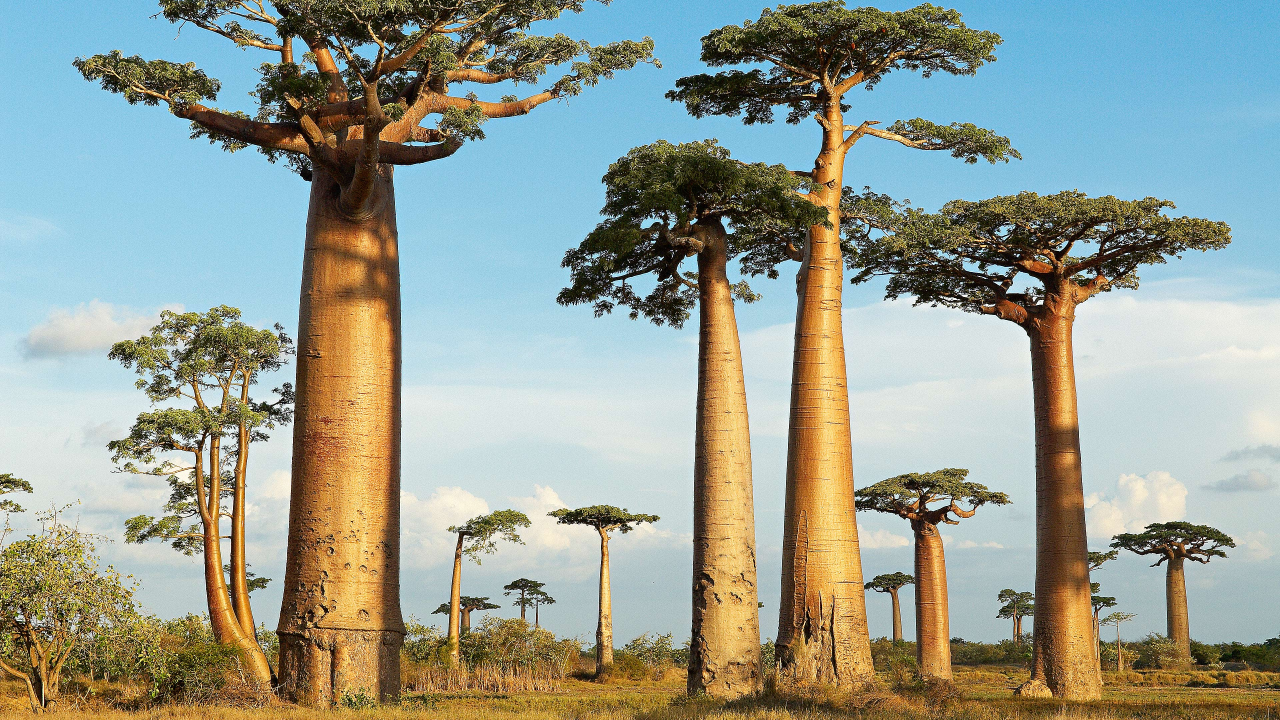
#> input picture openCV/tree.jpg, 3840 x 2160 px, found by its file name (shown at 1/3 size)
$ python edge_detector.py
#> lines starting #> are read from the running program, lines starting #| are printed output that depends on the picture; after the words box and inside, x2 and y2 are one past the last pixel; in counts of white or black regions, pixels touching at a corner belong together
import os
import cv2
import numpy as np

img = cv2.imread(os.path.join('.','openCV/tree.jpg'))
#> img is the input picture: shape (2160, 3840, 3); mean B, G, R 146.5, 158, 150.5
img_resize = cv2.resize(img,(500,500))
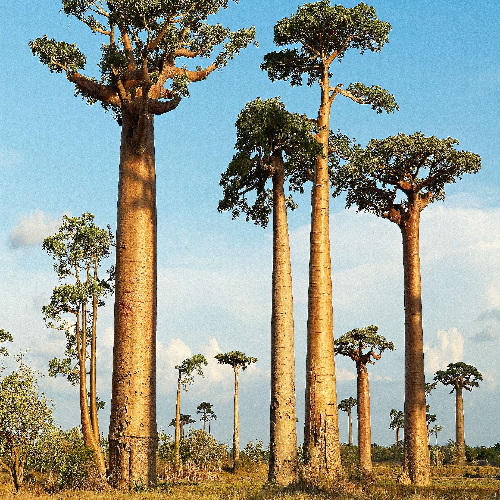
#> img_resize: shape (500, 500, 3); mean B, G, R 146.3, 157.8, 150.3

img_edge = cv2.Canny(img_resize,350,600)
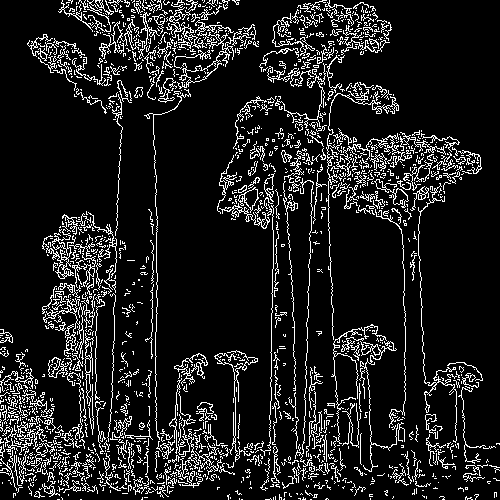
#> img_edge: shape (500, 500); 11.8% white in thin lines or dots

#dilate
img_edge_d = cv2.dilate(img_edge,np.ones((5,5),dtype=np.int8))
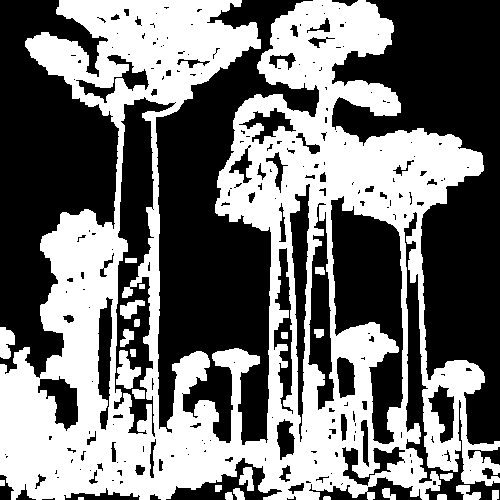
#> img_edge_d: shape (500, 500); 45.4% white; 25 white regions (1 under 20 px), largest, box (x1, y1, x2, y2) and area: (0, 0, 500, 500) 110573, (116, 350, 141, 389) 530, (0, 327, 15, 359) 364

#erode()
img_edge_e = cv2.erode(img_edge_d,np.ones((5,5),dtype=np.int8))
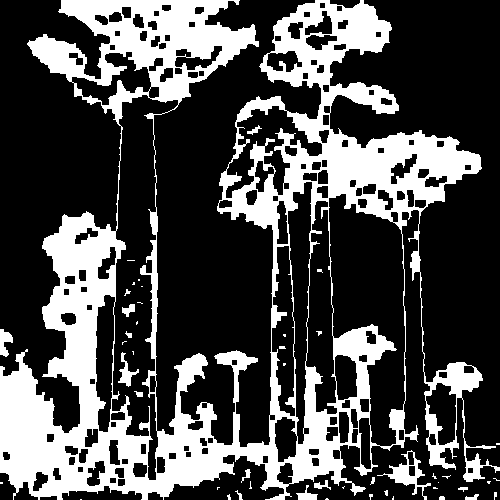
#> img_edge_e: shape (500, 500); 29.9% white; 48 white regions (31 under 20 px), largest, box (x1, y1, x2, y2) and area: (0, 0, 500, 500) 72771, (377, 450, 431, 500) 642, (118, 352, 139, 387) 242


cv2.imshow("Image",img_resize)
cv2.imshow("edge image",img_edge)
cv2.imshow("edge_d",img_edge_d)
cv2.imshow("edge_e",img_edge_e)
cv2.waitKey(0)

$ run again, with openCV/bear.jpg copied over openCV/tree.jpg
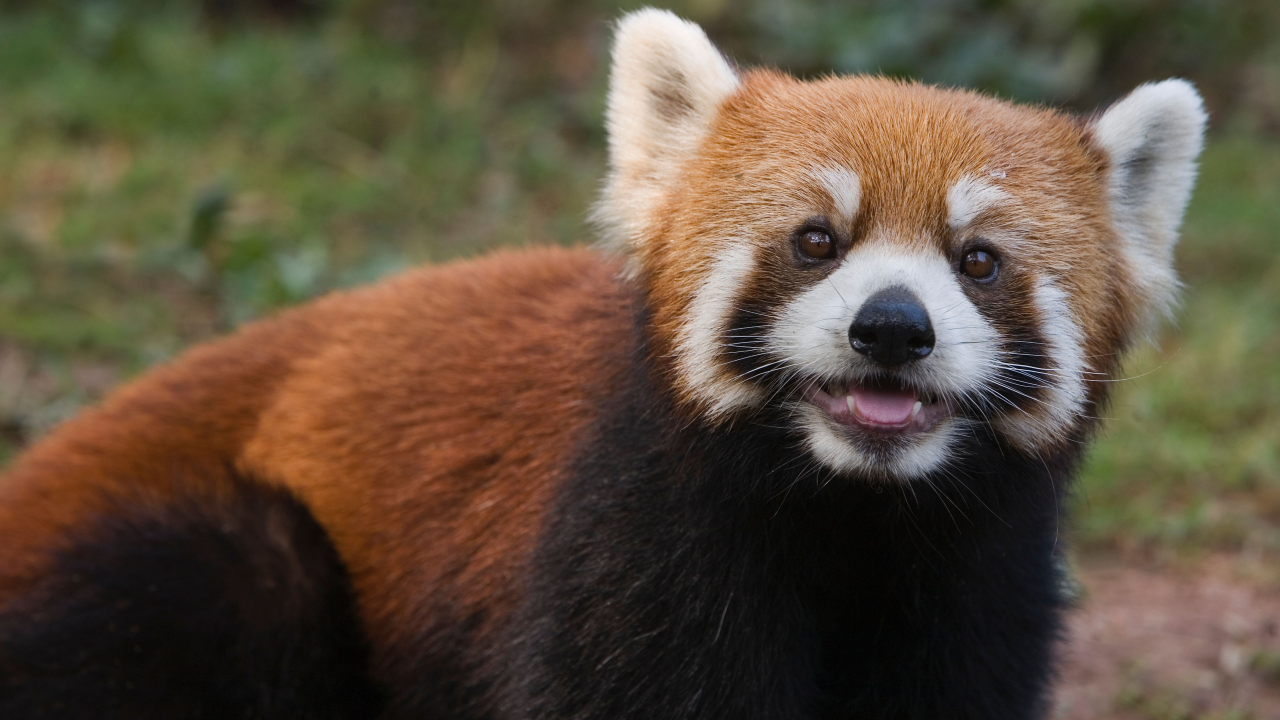
#> input picture openCV/bear.jpg, 3840 x 2160 px, found by its file name (shown at 1/3 size)
#> img is the input picture: shape (2160, 3840, 3); mean B, G, R 62.6, 80.2, 93.9
#> `img_edge = cv2.Canny(img_resize,350,600)`:
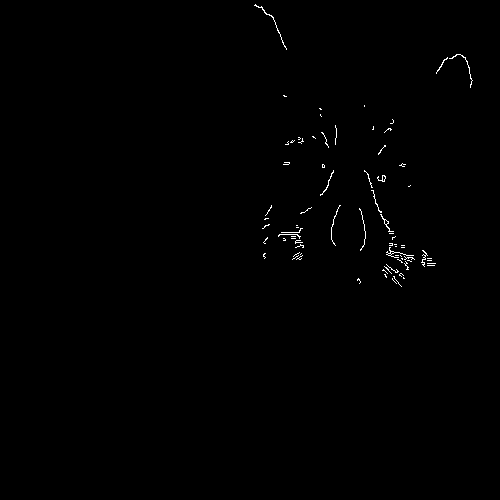
#> img_edge: shape (500, 500); 0.41% white in thin lines or dots, all inside (x1, y1, x2, y2) = (254, 4, 473, 287)
#> img_edge_d: shape (500, 500); 2.4% white; 28 white regions, largest, box (x1, y1, x2, y2) and area: (362, 168, 417, 289) 1557, (276, 223, 306, 262) 620, (434, 52, 475, 90) 470
#> `img_edge_e = cv2.erode(img_edge_d,np.ones((5,5),dtype=np.int8))`:
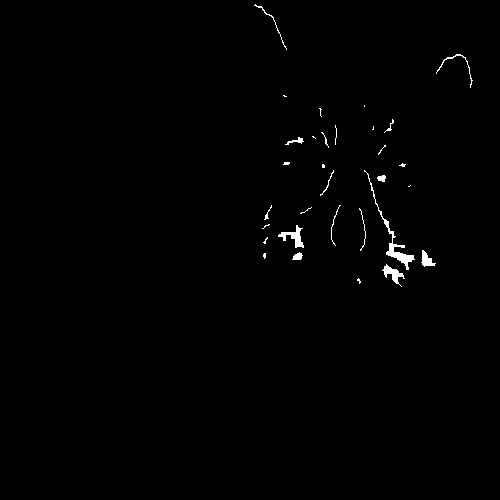
#> img_edge_e: shape (500, 500); 0.67% white; 31 white regions (15 under 20 px), largest, box (x1, y1, x2, y2) and area: (364, 170, 415, 270) 425, (278, 225, 304, 248) 218, (382, 264, 405, 287) 185
